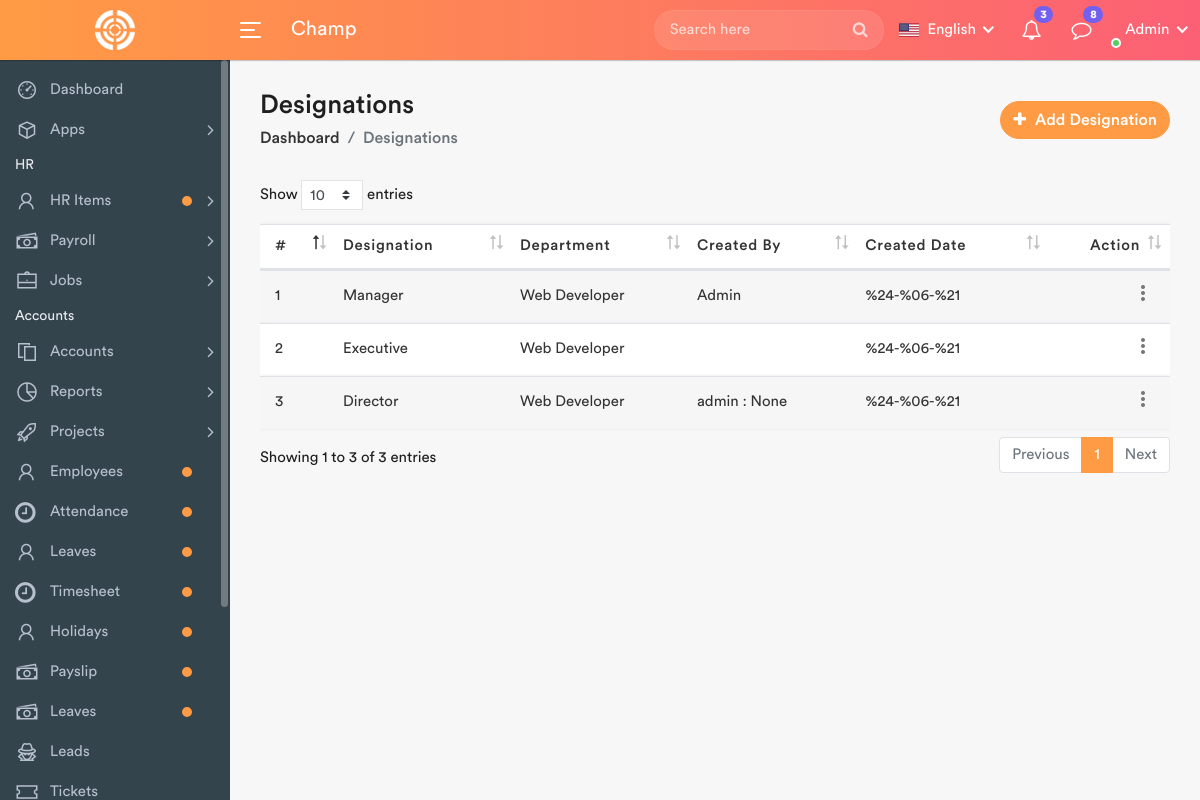
/HR/designations/, run on the app's committed database.
### backend/models.py (models this page shows)
class Designation(models.Model):
    designation = models.CharField(max_length=40, unique=True)
    department = models.ForeignKey(Department, on_delete=models.SET_NULL, null=True)
    created_by = models.CharField(max_length=200)
    created_date = models.DateField(auto_now=True)
    def __str__(self):
        return self.designation

class Department(models.Model):
    department = models.CharField(max_length=50, unique=True)
    description = models.CharField(max_length=200)
    created_by = models.CharField(max_length=200)
    created_date = models.DateField(auto_now=True)
    def __str__(self):
        return self.department

### frontend/views.py (the view)
# urls.py: path('HR/designations/', views.designations, name='designations'),
def designations(request):
    form = AddDesignationForm
    designations = Designation.objects.select_related('department').prefetch_related().all()
    context = {'form':form,'designations':designations}
    return render(request, 'designations.html',context)

### templates/designations.html (shortened to what this page needs)
{% extends 'base.html' %}
{% block content %}
    <div class="content container-fluid">
        <div class="page-header">
            <div class="row align-items-center">
                <div class="col">
                    <h3 class="page-title">Designations</h3>
                    <ul class="breadcrumb">
                        <li class="breadcrumb-item"><a href="index.html">Dashboard</a></li>
                        <li class="breadcrumb-item active">Designations</li>
                    </ul>
                </div>
                <div class="col-auto float-right ml-auto">
                    <a href="#" class="btn add-btn" data-toggle="modal" data-target="#add_designation"><i
                            class="fa fa-plus"></i> Add Designation</a>
                </div>
            </div>
        </div>
        <div class="row">
            <div class="col-md-12">
                <div class="table-responsive">
                    <table class="table table-striped custom-table mb-0 datatable">
                        <thead>
                        <tr>
                            <th style="width: 30px;">#</th>
                            <th>Designation</th>
                            <th>Department</th>
                            <th>Created By</th>
                            <th>Created Date</th>
                            <th class="text-right">Action</th>
                        </tr>
                        </thead>
                        <tbody>
                        {% for designation in designations %}
                        <tr>
                            <td>{{ designation.id }}</td>
                            <td>{{ designation}}</td>
                            <td>{{ designation.department}}</td>
                            <td>{{ designation.created_by}}</td>
                            <td>{{ designation.created_date}}</td>
                            <td class="text-right">
                                <div class="dropdown dropdown-action">
                                    <a href="#" class="action-icon dropdown-toggle" data-toggle="dropdown"
                                       aria-expanded="false"><i class="material-icons">more_vert</i></a>
                                </div>
                            </td>
                        </tr>
                        {% endfor %}
                        </tbody>
                    </table>
                </div>
            </div>
        </div>
    </div>
{% endblock %}

### templates/base.html (shortened to what this page needs)
{% load static %}
<!DOCTYPE html>
<html lang="en">
<head>
    <link rel="stylesheet" href="{% static 'css/bootstrap.min.css' %}">
    <link rel="stylesheet" href="{% static 'css/font-awesome.min.css' %}">
    <link rel="stylesheet" href="{% static 'css/line-awesome.min.css' %}">
    <link rel="stylesheet" href="{% static 'css/select2.min.css' %}">
    <link rel="stylesheet" href="{% static 'plugins/morris/morris.css' %}">
    <link rel="stylesheet" href="{% static 'css/bootstrap-datetimepicker.min.css' %}">
    <link rel="stylesheet" href="{% static 'css/style.css' %}">
    <link rel="stylesheet" href="{% static 'css/dataTables.bootstrap4.min.css' %}">
    <link rel="stylesheet" href="{% static 'css/summernote-bs4.css' %}">
    <link href="http://cdnjs.cloudflare.com/ajax/libs/summernote/0.8.1/summernote.css" rel="stylesheet">
</head>
<body>
<div class="main-wrapper">
    <div class="header">
        <div class="header-left">
            <a href="{% url 'e_dashboard' %}" class="logo">
                <img src="{% static 'img/logo.png' %}" width="40" height="40" alt="">
            </a>
        </div>
        <a id="toggle_btn" href="javascript:void(0);">
					<span class="bar-icon">
						<span></span>
						<span></span>
						<span></span>
					</span>
        </a>
        <div class="page-title-box">
            <h3>Champ</h3>
        </div>
        <ul class="nav user-menu">
            <li class="nav-item">
                <div class="top-nav-search">
                    <form action="search.html">
                        <input class="form-control" type="text" placeholder="Search here">
                        <button class="btn" type="submit"><i class="fa fa-search"></i></button>
                    </form>
                </div>
            </li>
            <li class="nav-item dropdown has-arrow flag-nav">
                <a class="nav-link dropdown-toggle" data-toggle="dropdown" href="#" role="button">
                    <img src="{% static 'img/flags/us.png' %}" alt="" height="20"> <span>English</span>
                </a>
            </li>
            <li class="nav-item dropdown">
                <a href="#" class="dropdown-toggle nav-link" data-toggle="dropdown">
                    <i class="fa fa-bell-o"></i> <span class="badge badge-pill">3</span>
                </a>
            </li>
            <li class="nav-item dropdown">
                <a href="#" class="dropdown-toggle nav-link" data-toggle="dropdown">
                    <i class="fa fa-comment-o"></i> <span class="badge badge-pill">8</span>
                </a>
            </li>
            <li class="nav-item dropdown has-arrow main-drop">
                <a href="#" class="dropdown-toggle nav-link" data-toggle="dropdown">
							<span class="user-img"><img src="static/img/profiles/avatar-21.jpg" alt="">
							<span class="status online"></span></span>
                    <span>Admin</span>
                </a>
            </li>
        </ul>
    </div>
    <div class="sidebar" id="sidebar">
        <div class="sidebar-inner slimscroll">
            <div id="sidebar-menu" class="sidebar-menu">
                <ul>
                    <li>
                        <a href="{% url 'e_dashboard' %}"><i class="la la-dashboard"></i> <span> Dashboard</span> </a>
                    </li>
                    <li class="submenu">
                        <a href="#"><i class="la la-cube"></i> <span> Apps</span> <span class="menu-arrow"></span></a>
                    </li>
                    <li class="menu-title">
                        <span>HR</span>
                    </li>
                    <li class="submenu">
                        <a href="#" class="noti-dot"><i class="la la-user"></i> <span> HR Items</span> <span
                                class="menu-arrow"></span></a>
                    </li>
                    <li class="submenu">
                        <a href="#"><i class="la la-money"></i> <span> Payroll </span> <span class="menu-arrow"></span></a>
                    </li>
                    <li>
                    <li class="submenu">
                        <a href="#"><i class="la la-briefcase"></i> <span> Jobs </span> <span class="menu-arrow"></span></a>
                    </li>
                    <li>
                    <li class="menu-title">
                        <span>Accounts</span>
                    </li>
                    <li class="submenu">
                        <a href="#"><i class="la la-files-o"></i> <span> Accounts </span> <span
                                class="menu-arrow"></span></a>
                    <li class="submenu">
                        <a href="#"><i class="la la-pie-chart"></i> <span> Reports </span> <span
                                class="menu-arrow"></span></a>
                    </li>
                    </li>
                    <li class="submenu">
                        <a href="#"><i class="la la-rocket"></i> <span> Projects</span> <span class="menu-arrow"></span></a>
                    </li>
                    <li>
                        <a href="{% url 'e_list' %}" class="noti-dot"><i class="la la-user"></i> <span> Employees</span></a>
                    </li>
                    <li>
                        <a href="{% url 'e_attendance' %}" class="noti-dot"><i class="fa fa-clock-o"></i> <span> Attendance</span></a>
                    </li>
                    <li>
                        <a href="{% url 'e_leave' %}" class="noti-dot"><i class="la la-user"></i> <span> Leaves</span></a>
                    </li>
                    <li>
                        <a href="{% url 'e_timesheet' %}" class="noti-dot"><i class="fa fa-clock-o"></i> <span> Timesheet</span></a>
                    </li>
                    <li>
                        <a href="{% url 'e_holidays' %}" class="noti-dot"><i
                                class="la la-user"></i><span> Holidays</span></a>
                    </li>
                    <li>
                        <a href="{% url 'e_payslip' %}" class="noti-dot"><i
                                class="la la-money"></i><span> Payslip</span></a>
                    </li>
                    <li>
                        <a href="{% url 'e_payslip' %}" class="noti-dot"><i
                                class="la la-money"></i><span> Leaves</span></a>
                    </li>
                    <li>
                        <a href="{% url 'e_leads' %}"><i class="la la-user-secret"></i> <span>Leads</span></a>
                    </li>
                    <li>
                        <a href="{% url 'e_ticket' %}"><i class="la la-ticket"></i> <span>Tickets</span></a>
                    </li>
                    </li>
                </ul>
            </div>
        </div>
    </div>
    <div class="page-wrapper">
        {% block content %}
        {% endblock %}
    </div>
</div>
</body>
</html>

### data on the page
Designation: id "1", designation "Manager", department "Web Developer", created_by "Admin", created_date "%24-%06-%21"
Designation: id "2", designation "Executive", department "Web Developer", created_date "%24-%06-%21"
Designation: id "3", designation "Director", department "Web Developer", created_by "admin : None", created_date "%24-%06-%21"
